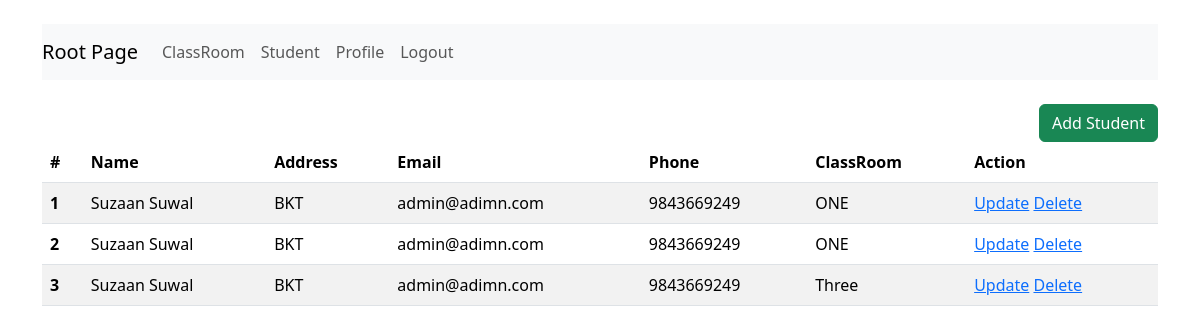
Page /crud/student/ on the earlier database version.
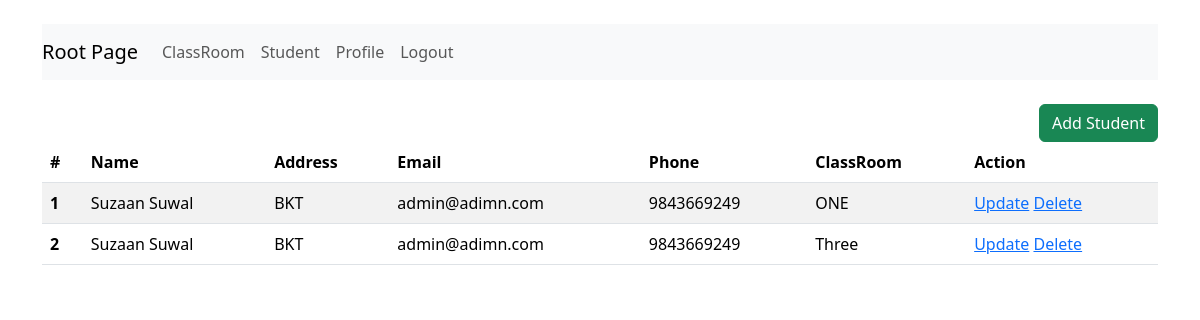
Same page on the later database version.
### crud/models.py (models this page shows, shortened)
class Student(models.Model):
        user = models.ForeignKey(UserProfile, on_delete=models.CASCADE, related_name='user_students')
        classroom = models.ForeignKey(ClassRoom, on_delete=models.CASCADE, related_name="classroom_students")

class UserProfile(models.Model):
    user = models.OneToOneField(User, on_delete=models.CASCADE)
    profile_picture = models.FileField(upload_to='profile_picture', null=True, blank=True)
    address = models.CharField(max_length=20)
    phone = models.CharField(max_length=14)
    def get_full_name(self):
        return self.user.get_full_name() if self.user.get_full_name() else self.user.username

class ClassRoom(models.Model):
        name = models.CharField(max_length=10)

### crud/views.py (the view)
# urls.py: path('student/', crud_student, name="crud_student"),
def crud_student(request):
    students = Student.objects.all()
    return render(request, template_name='crud/student.html', context={'students': students})

### crud/templates/crud/student.html
{% extends 'crud/base.html' %}
{% block content %}
    {% include 'crud/nav.html' %}
    <br>
    <a href="{% url 'add_student' %}" class="btn btn-success" style="float: right">Add Student</a>
    <table class="table table-striped">
        <thead>
        <tr>
            <th scope="col">#</th>
            <th scope="col">Name</th>
            <th scope="col">Address</th>
            <th scope="col">Email</th>
            <th scope="col">Phone</th>
            <th scope="col">ClassRoom</th>
            <th scope="col">Action</th>
        </tr>
        </thead>
        <tbody>
        {% for student in students %}
        <tr>
            <th scope="row">{{ forloop.counter }}</th>
            <td>{{ student.user.get_full_name }}</td>
            <td>{{ student.user.address }}</td>
            <td>{{ student.user.user.email }}</td>
            <td>{{ student.user.phone }}</td>
            <td>{{ student.classroom.name }}</td>
            <td>
                <a href="#">Update</a>
                <a href="#">Delete</a>
            </td>
        </tr>
        {% endfor %}
        </tbody>
    </table>
{% endblock %}

Differences in the rows shown:
removed Student: user.get_full_name "Suzaan Suwal", user.address "BKT", user.user.email "admin@adimn.com", user.phone "9843669249", classroom.name "ONE"
